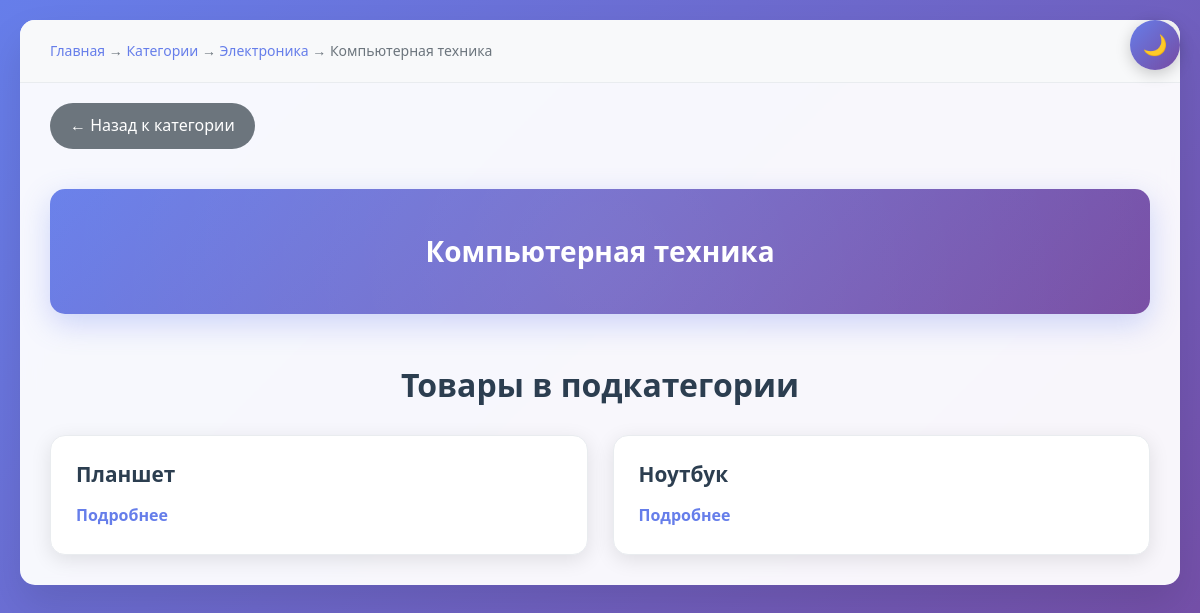
Page /catalog/1/1/ on the committed database.
### mainapp/models.py (models this page shows, shortened)
class SubCategory(models.Model):
    name = models.CharField(max_length=200, verbose_name='Название')
    category = models.ForeignKey(Category, on_delete=models.CASCADE,
                                 related_name='subcategories',
                                 verbose_name='Категория')
    class Meta:
        verbose_name = 'Подкатегория'
        verbose_name_plural = 'Подкатегории'

class Category(models.Model):
    name = models.CharField(max_length=200, verbose_name='Название')
    class Meta:
        verbose_name = 'Категория'
        verbose_name_plural = 'Категории'

class Product(models.Model):
    name = models.CharField(max_length=200, verbose_name='Название')
    subcategory = models.ForeignKey(SubCategory,
                                    on_delete=models.CASCADE,
                                    related_name='products',
                                    verbose_name='Подкатегория')
    class Meta:
        verbose_name = 'Продукт'
        verbose_name_plural = 'Продукты'

### mainapp/views.py (the view)
def subcategory_detail(request, category_id, subcategory_id):
    template = 'mainapp/subcategory_detail.html'
    context = {
        'subcategory': SubCategory.objects.get(id=subcategory_id)
    }
    return render(request, template, context)

### mainapp/templates/mainapp/subcategory_detail.html (shortened to what this page needs)
{% load static %}
<!DOCTYPE html>
<html lang="ru">
<head>
    <link rel="stylesheet" href="{% static 'mainapp/css/style.css' %}">
</head>
<body>
    <div class="container">
        <div class="breadcrumb">
            <a href="/">Главная</a> →
            <a href="/catalog/">Категории</a> →
            <a href="/catalog/{{ subcategory.category.id }}/">{{ subcategory.category.name }}</a> →
            {{ subcategory.name }}
        </div>
        <a href="/catalog/{{ subcategory.category.id }}/" class="back">← Назад к категории</a>
        <div class="product">{{ subcategory.name }}</div>
        <div class="subcategory-list">
            <h2>Товары в подкатегории</h2>
            <div class="item-grid">
                {% if subcategory.products.all %}
                    {% for p in subcategory.products.all %}
                    <div class="item-card">
                        <h3>{{ p.name }}</h3>
                        <a href="/catalog/{{ subcategory.category.id }}/{{ subcategory.id }}/{{ p.id }}/">Подробнее</a>
                    </div>
                    {% endfor %}
                {% else %}
                <div class="no-items">
                    <p>В этой подкатегории нет продуктов</p>
                </div>
                {% endif %}
            </div>
        </div>
    </div>
</body>
</html>

### mainapp/static/mainapp/css/style.css (style rules this page uses)
* { margin: 0; padding: 0; box-sizing: border-box; }
body { font-family: 'Segoe UI', Tahoma, Geneva, Verdana, sans-serif; line-height: 1.6; color: #2c3e50; background: linear-gradient(135deg, #667eea 0%, #764ba2 100%); min-height: 100vh; padding: 20px; }
h1, h2, h3, h4, h5, h6 { color: #1a252f; font-weight: 700; line-height: 1.3; }
a { color: #667eea; text-decoration: none; transition: color 0.3s ease; }
.container { max-width: 1200px; margin: 0 auto; background: rgba(255, 255, 255, 0.95); border-radius: 15px; box-shadow: 0 20px 40px rgba(0, 0, 0, 0.1); overflow: hidden; backdrop-filter: blur(10px); }
.breadcrumb { padding: 20px 30px; font-size: 14px; background: #f8f9fa; border-bottom: 1px solid #e9ecef; color: #6c757d; }
.breadcrumb a { color: #667eea; text-decoration: none; transition: color 0.3s ease; }
.back { display: inline-block; margin: 20px 30px; padding: 10px 20px; background: #6c757d; color: white; text-decoration: none; border-radius: 25px; transition: all 0.3s ease; }
.product { background: linear-gradient(135deg, #667eea 0%, #764ba2 100%); color: white; padding: 40px; text-align: center; margin: 20px 30px; font-size: 28px; font-weight: bold; border-radius: 15px; box-shadow: 0 10px 30px rgba(102, 126, 234, 0.3); position: relative; overflow: hidden; }
.product::after { content: ''; position: absolute; top: -50%; right: -50%; width: 200%; height: 200%; background: radial-gradient(circle, rgba(255,255,255,0.1) 0%, transparent 70%); animation: pulse 4s infinite; }
.category-list, .subcategory-list, .tag-list { padding: 30px; }
.category-list h2, .subcategory-list h2, .tag-list h2 { color: #2c3e50; margin-bottom: 30px; font-size: 2rem; text-align: center; }
.item-grid { display: grid; grid-template-columns: repeat(auto-fit, minmax(300px, 1fr)); gap: 25px; margin-top: 30px; }
.item-card { background: white; border-radius: 15px; padding: 25px; box-shadow: 0 5px 20px rgba(0, 0, 0, 0.1); transition: all 0.3s ease; border: 1px solid #e9ecef; position: relative; overflow: hidden; }
.item-card::before { content: ''; position: absolute; top: 0; left: -100%; width: 100%; height: 3px; background: linear-gradient(90deg, #667eea, #764ba2); transition: left 0.3s ease; }
.item-card h3 { color: #2c3e50; margin-bottom: 15px; font-size: 1.3rem; }
.item-card a { color: #667eea; text-decoration: none; font-weight: 600; transition: color 0.3s ease; }
html { scroll-behavior: smooth; }

### rows in the picture
SubCategory: category.name "Электроника", name "Компьютерная техника"
Product: name "Планшет"
Product: name "Ноутбук"
